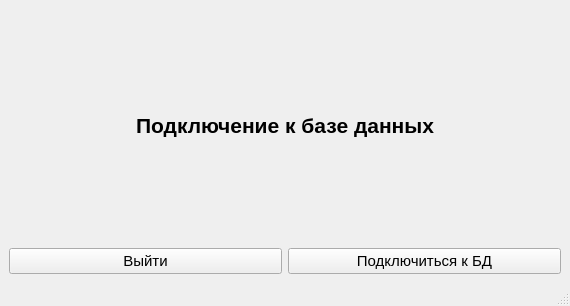
<?xml version="1.0" encoding="UTF-8"?>
<ui version="4.0">
 <class>MainWindow</class>
 <widget class="QMainWindow" name="MainWindow">
  <property name="geometry">
   <rect>
    <x>0</x>
    <y>0</y>
    <width>570</width>
    <height>306</height>
   </rect>
  </property>
  <property name="font">
   <font>
    <pointsize>11</pointsize>
   </font>
  </property>
  <property name="windowTitle">
   <string>MainWindow</string>
  </property>
  <widget class="QWidget" name="centralwidget">
   <layout class="QGridLayout" name="gridLayout">
    <item row="1" column="0">
     <widget class="QPushButton" name="pb_exit">
      <property name="text">
       <string>Выйти</string>
      </property>
     </widget>
    </item>
    <item row="1" column="1">
     <widget class="QPushButton" name="pb_connectDB">
      <property name="text">
       <string>Подключиться к БД</string>
      </property>
     </widget>
    </item>
    <item row="0" column="0" colspan="2">
     <widget class="QLabel" name="label">
      <property name="font">
       <font>
        <pointsize>16</pointsize>
        <bold>true</bold>
       </font>
      </property>
      <property name="text">
       <string>Подключение к базе данных</string>
      </property>
      <property name="alignment">
       <set>Qt::AlignmentFlag::AlignCenter</set>
      </property>
     </widget>
    </item>
   </layout>
  </widget>
  <widget class="QMenuBar" name="menubar">
   <property name="geometry">
    <rect>
     <x>0</x>
     <y>0</y>
     <width>570</width>
     <height>25</height>
    </rect>
   </property>
  </widget>
  <widget class="QStatusBar" name="statusbar"/>
 </widget>
 <resources/>
 <connections>
  <connection>
   <sender>pb_exit</sender>
   <signal>clicked()</signal>
   <receiver>MainWindow</receiver>
   <slot>close()</slot>
   <hints>
    <hint type="sourcelabel">
     <x>399</x>
     <y>393</y>
    </hint>
    <hint type="destinationlabel">
     <x>399</x>
     <y>299</y>
    </hint>
   </hints>
  </connection>
 </connections>
</ui>
